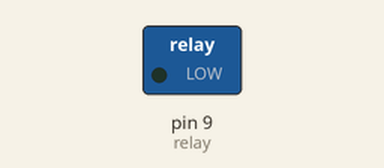
The sketch below on a simulated Arduino Uno, built with avr-gcc and run on an emulated ATmega328P. Shown: switched loads named in the sketch (green lamp = pin HIGH).

Above: at 1.0 s.
At 5.5 s:
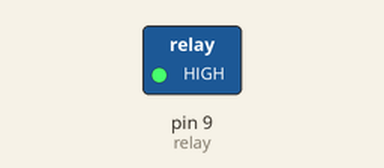
Timing chart, 0 to 6.9 s (numbered marks = the images above):
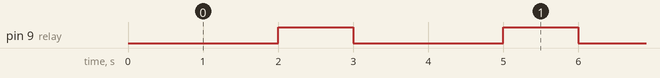

The sketch:

relay_single_test.ino
```cpp
int relay = 9;  // call pin as a variable
void setup() {
  pinMode(relay, OUTPUT); //initialize pin as an output
}

void loop() {
  digitalWrite(relay, LOW); //turn on for 2 seconds
  delay(2000);
  digitalWrite(relay, HIGH);  //turn off for 1 second
  delay(1000);
}
```

Measured:
- by itself, pin 9 (relay): alternates HIGH for 1.0 s and LOW for 2.0 s
